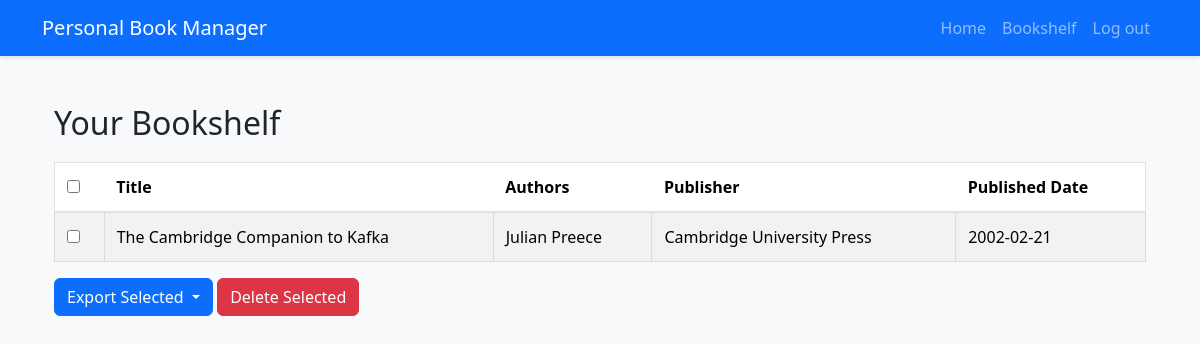
Before: /bookshelf (signed in) with the older database file.
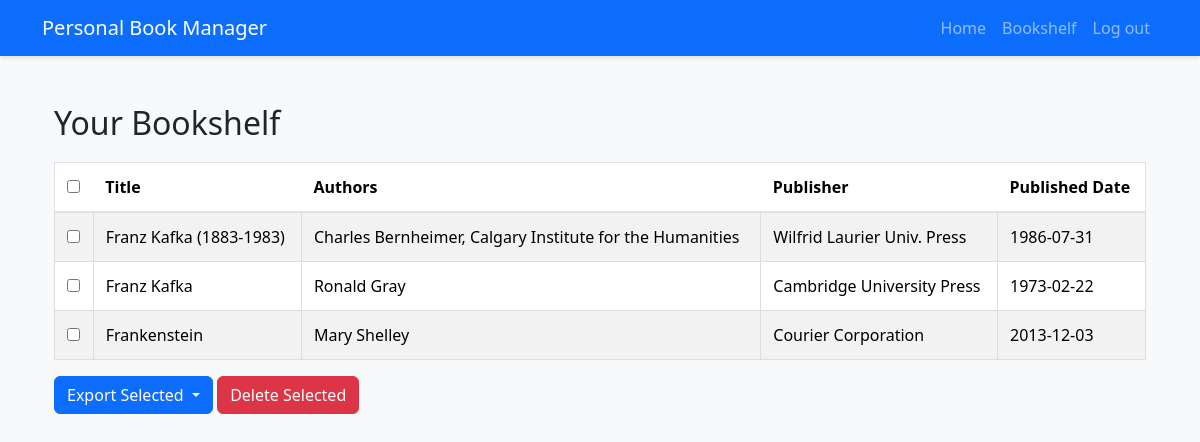
After: the same page with the newer database file.
### tables this page shows
CREATE TABLE books (
    id INTEGER PRIMARY KEY AUTOINCREMENT NOT NULL,
    title TEXT,
    authors TEXT,
    publisher TEXT,
    publishedDate INTEGER,
    user_id INTEGER,
    FOREIGN KEY (user_id) REFERENCES users (id)
);

### app.py (the view)
@app.route("/bookshelf", methods=["GET", "POST"])
@login_required
def bookshelf():
    user_id = session.get("user_id")
    if request.method == "POST":
        data = request.get_json()
        book_ids = data.get('books', [])
        if not book_ids:
            return jsonify({'success': False, 'message': 'No books selected for deletion'}), 400
        db.execute(
            """
            DELETE FROM books WHERE id IN ({seq}) AND user_id = ?
            """.format(seq=','.join(['?']*len(book_ids))),
            *book_ids, user_id
        )
        return jsonify({'success': True, 'message': 'Books deleted successfully'}), 200
    else:
        books = db.execute(
            """
            SELECT * FROM books WHERE user_id = ?
            """,
            user_id
        )
        for book in books:
            book['authors'] = book['authors'].split(', ')
        return render_template("bookshelf.html", books=books)

### app.py (called while the page is built)
def login_required(f):
    @wraps(f)
    def decorated_function(*args, **kwargs):
        if session.get("user_id") is None:
            return redirect("/login")
        return f(*args, **kwargs)
    return decorated_function

@app.after_request
def after_request(response):
    response.headers["Cache-Control"] = "no-cache, no-store, must-revalidate"
    response.headers["Expires"] = 0
    response.headers["Pragma"] = "no-cache"
    return response

### templates/bookshelf.html (shortened to what this page needs)
{% extends "layout.html" %}
{% block content %}
	<div class="container mt-4">
		<h2>Your Bookshelf</h2>
		{% if books %}
			<form id="bookshelfForm">
				<table class="table table-striped">
					<thead>
						<tr>
							<th><input type="checkbox" id="selectAll" /></th>
							<th>Title</th>
							<th>Authors</th>
							<th>Publisher</th>
							<th>Published Date</th>
						</tr>
					</thead>
					<tbody>
						{% for book in books %}
							<tr>
								<td>
									<input type="checkbox" name="book" value="{{ book.id }}" />
								</td>
								<td>{{ book.title }}</td>
								<td>{{ ', '.join(book.authors) }}</td>
								<td>{{ book.publisher }}</td>
								<td>{{ book.publishedDate }}</td>
							</tr>
						{% endfor %}
					</tbody>
				</table>
				<div class="btn-group">
					<button
						type="button"
						class="btn btn-primary dropdown-toggle"
						data-bs-toggle="dropdown"
						aria-haspopup="true"
						aria-expanded="false"
					>
						Export Selected
					</button>
				</div>
				<button type="button" id="deleteSelected" class="btn btn-danger">
					Delete Selected
				</button>
			</form>
		{% else %}
			<p>You have no books in your bookshelf.</p>
		{% endif %}
	</div>
{% endblock %}

### templates/layout.html (shortened to what this page needs)
<!doctype html>
<html lang="en">
	<head>
		<link
			href="https://cdn.jsdelivr.net/npm/bootstrap@5.3.3/dist/css/bootstrap.min.css"
			rel="stylesheet"
		/>
		<link rel="stylesheet" href="/static/styles.css" />
	</head>
	<body>
		<nav class="navbar navbar-expand-lg navbar-dark bg-primary">
			<div class="container">
				<a class="navbar-brand" href="/">Personal Book Manager</a>
				<div class="collapse navbar-collapse" id="navbarNav">
					<ul class="navbar-nav ms-auto">
						<li class="nav-item">
							<a class="nav-link" href="/">Home</a>
						</li>
						{% if session["user_id"] %}
							<li class="nav-item">
								<a class="nav-link" href="/bookshelf">Bookshelf</a>
							</li>
							<li class="nav-item">
								<a class="nav-link" href="/logout">Log out</a>
							</li>
						{% endif %}
					</ul>
				</div>
			</div>
		</nav>
		<main class="container py-4">{% block content %}{% endblock %}</main>
	</body>
</html>

### static/styles.css (style rules this page uses)
body { background-color: #f8f9fa; }
.navbar { box-shadow: 0 2px 4px rgba(0, 0, 0, 0.1); }
table { width: 100%; border-collapse: collapse; margin-top: 20px; }
table, td { border: 1px solid #ddd; }
td { padding: 12px; text-align: left; }
tr:nth-child(even) { background-color: #f9f9f9; }
.table { width: 100%; margin-bottom: 1rem; color: #212529; }
.table th, .table td { padding: 0.75rem; vertical-align: top; border-top: 1px solid #dee2e6; }
.table thead th { vertical-align: bottom; border-bottom: 2px solid #dee2e6; }
.table-striped tbody tr:nth-of-type(odd) { background-color: rgba(0, 0, 0, 0.05); }

Changed rows visible on the page:
removed books: title "The Cambridge Companion to Kafka", authors "Julian Preece", publisher "Cambridge University Press", publishedDate "2002-02-21"
added books: title "Franz Kafka (1883-1983)", authors "Charles Bernheimer, Calgary Institute for the Humanities", publisher "Wilfrid Laurier Univ. Press", publishedDate "1986-07-31"
added books: title "Franz Kafka", authors "Ronald Gray", publisher "Cambridge University Press", publishedDate "1973-02-22"
added books: title "Frankenstein", authors "Mary Shelley", publisher "Courier Corporation", publishedDate "2013-12-03"
